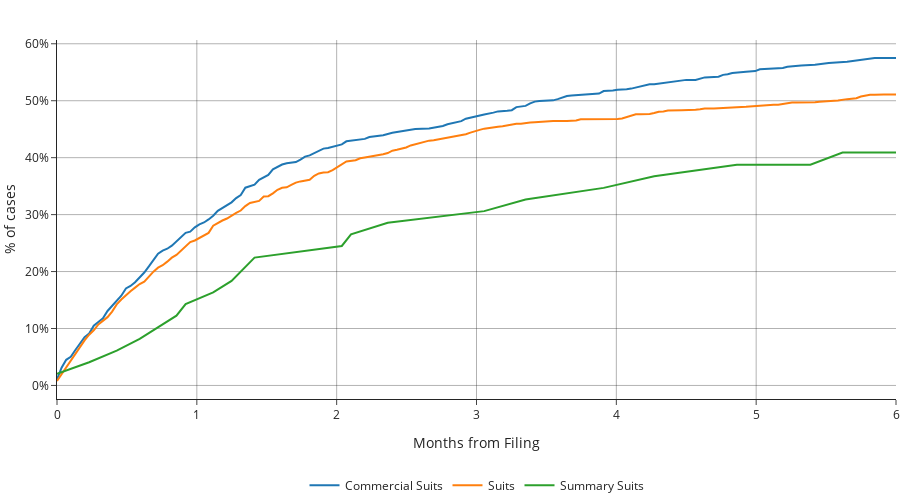

The cell this chart's notebook holds for it:
### Markdown cell above
The analysis calculates the time to first hearing at the level of main_matter_id rather than individual matter_ids, reflecting the concept of case families. A main_matter_id represents a family or root case, grouping related sub-cases or matters (identified by matter_id) under a single entity. This approach captures the earliest hearing date across all matters within a case family, providing a holistic view of when the family first engages with the court process.

### Code cell
bhc_hearings["hearing_date"] = pd.to_datetime(bhc_hearings["hearing_date"], errors="coerce")
bhc_matters["filing_date"] = pd.to_datetime(bhc_matters["filing_date"], errors="coerce")
bhc_matters["updated_on"] = pd.to_datetime(bhc_matters["updated_on"], errors="coerce")

first_hearings_temp = (
    bhc_hearings.groupby("filing_no")["hearing_date"].min().reset_index()
    .rename(columns={"hearing_date": "first_hearing_date"})
)

first_hearings = (
    bhc_matters[["filing_no", "main_matter_filing_no", "filing_date", "case_category", "updated_on"]]
    .merge(first_hearings_temp, on="filing_no", how="left")
    .groupby("main_matter_filing_no")
    .agg({
        "first_hearing_date": "min",
        "filing_date": "first",
        "case_category": "first",
        "updated_on": "max"
    })
    .reset_index()
)


first_hearings["event"] = False
first_hearings["time_to_hearing"] = pd.NaT


six_months = 6  
time_diff = (first_hearings["first_hearing_date"] - first_hearings["filing_date"]).dt.days / 30.44

valid_hearing_mask = (
    first_hearings["first_hearing_date"].notna() &
    first_hearings["filing_date"].notna()
)

event_mask = (
    valid_hearing_mask &
    (time_diff >= 0) &  
    (time_diff <= six_months)
)

if event_mask.any():
    first_hearings.loc[event_mask, "event"] = True
    first_hearings.loc[event_mask, "time_to_hearing"] = (
        (first_hearings.loc[event_mask, "first_hearing_date"] - first_hearings.loc[event_mask, "filing_date"]).dt.days / 30.44
    )

censored_mask = (
    ~first_hearings["event"] &
    first_hearings["filing_date"].notna() &
    first_hearings["updated_on"].notna()
)
if censored_mask.any():
    first_hearings.loc[censored_mask, "time_to_hearing"] = (
        (first_hearings.loc[censored_mask, "updated_on"] - first_hearings.loc[censored_mask, "filing_date"]).dt.days / 30.44
    ).clip(upper=six_months)


km_data = first_hearings.dropna(subset=["time_to_hearing", "event", "case_category"])
fig = go.Figure()
kmf = KaplanMeierFitter()

for category, group in km_data.groupby("case_category"):
    if len(group) > 0:
        kmf.fit(group["time_to_hearing"], event_observed=group["event"], label=category)
        time = kmf.survival_function_.index
        prob_hearing = 1 - kmf.survival_function_[category]
        fig.add_trace(
            go.Scatter(
                x=time,
                y=prob_hearing,
                mode="lines",
                name=category,
                line=dict(width=2),
                showlegend=True,
                hovertemplate=f"<b>{category}</b><br>Months: %{{x:.1f}}<br>% of cases that got a first hearing: %{{y:.2%}}<extra></extra>"
            )
        )

fig.update_layout(
    xaxis_title="Months from Filing",
    yaxis_title="% of cases",
    xaxis=dict(range=[0, 6], gridcolor="rgba(0,0,0,0.3)", showgrid=True, zeroline=False),
    yaxis=dict(gridcolor="rgba(0,0,0,0.3)", showgrid=True, zeroline=False, tickformat=".0%"),
    legend=dict(
        orientation="h",
        y=-0.2,
        x=0.5,
        xanchor="center",
        yanchor="top"
    ),
    template="simple_white",
    hovermode="closest", 
    showlegend=True,
    margin=dict(l=0, r=0, t=40, b=0),  
    width=None,
    height=500
)

# fig.write_html(
#     "images/bhc_time_to_first_hearing.html",
#     config={"displaylogo": False, "modeBarButtonsToRemove": ["toImage"]},
#     include_plotlyjs="cdn"
# )

fig.show()


print("\nSummary statistics by case category:")
for category, group in km_data.groupby("case_category"):
    hearing_count = group["event"].sum()
    total_count = len(group)
    median_duration = group["time_to_hearing"].median()
    print(f"{category}: {int(hearing_count)}/{total_count} with first hearing, "
          f"median time to first hearing: {median_duration:.2f} months")

print("\n% of cases with that got a first hearing within 6 months of filing:")
for category, group in km_data.groupby("case_category"):
    if len(group) > 0:
        kmf.fit(group["time_to_hearing"], event_observed=group["event"], label=category)
        try:
            prob_at_6_months = kmf.cumulative_density_at_times([6]).iloc[0]
            print(f"{category}: {prob_at_6_months:.1%}")
        except Exception as e:
            print(f"{category}: Could not calculate probability at exactly 6 months ({e})")

### Figure 1 — Plotly figure (JSON) as saved in the notebook; plotly's stock layout.template omitted (floating-point values rounded to 4 significant figures; data arrays with more than 128 entries replaced by an {"elided": "..."} marker saying what was removed)
{"data": [{"hovertemplate": "<b>Commercial Suits</b><br>Months: %{x:.1f}<br>% of cases that got a first hearing: %{y:.2%}<extra></extra>", "line": {"width": 2}, "mode": "lines", "name": "Commercial Suits", "showlegend": true, "type": "scatter", "x": {"elided": "143 float values"}, "y": {"elided": "143 float values"}}, {"hovertemplate": "<b>Suits</b><br>Months: %{x:.1f}<br>% of cases that got a first hearing: %{y:.2%}<extra></extra>", "line": {"width": 2}, "mode": "lines", "name": "Suits", "showlegend": true, "type": "scatter", "x": {"elided": "160 float values"}, "y": {"elided": "160 float values"}}, {"hovertemplate": "<b>Summary Suits</b><br>Months: %{x:.1f}<br>% of cases that got a first hearing: %{y:.2%}<extra></extra>", "line": {"width": 2}, "mode": "lines", "name": "Summary Suits", "showlegend": true, "type": "scatter", "x": [0, 0.23, 0.4271, 0.5913, 0.8541, 0.9198, 1.117, 1.248, 1.413, 2.037, 2.102, 2.365, 3.055, 3.351, 3.909, 4.271, 4.862, 5.388, 5.618, 6], "y": [0.02041, 0.04082, 0.06122, 0.08163, 0.1224, 0.1429, 0.1633, 0.1837, 0.2245, 0.2449, 0.2653, 0.2857, 0.3061, 0.3265, 0.3469, 0.3673, 0.3878, 0.3878, 0.4089, 0.4089]}], "layout": {"height": 500, "hovermode": "closest", "legend": {"orientation": "h", "x": 0.5, "xanchor": "center", "y": -0.2, "yanchor": "top"}, "margin": {"b": 0, "l": 0, "r": 0, "t": 40}, "showlegend": true, "xaxis": {"gridcolor": "rgba(0,0,0,0.3)", "range": [0, 6], "showgrid": true, "title": {"text": "Months from Filing"}, "zeroline": false}, "yaxis": {"gridcolor": "rgba(0,0,0,0.3)", "showgrid": true, "tickformat": ".0%", "title": {"text": "% of cases"}, "zeroline": false}}}
